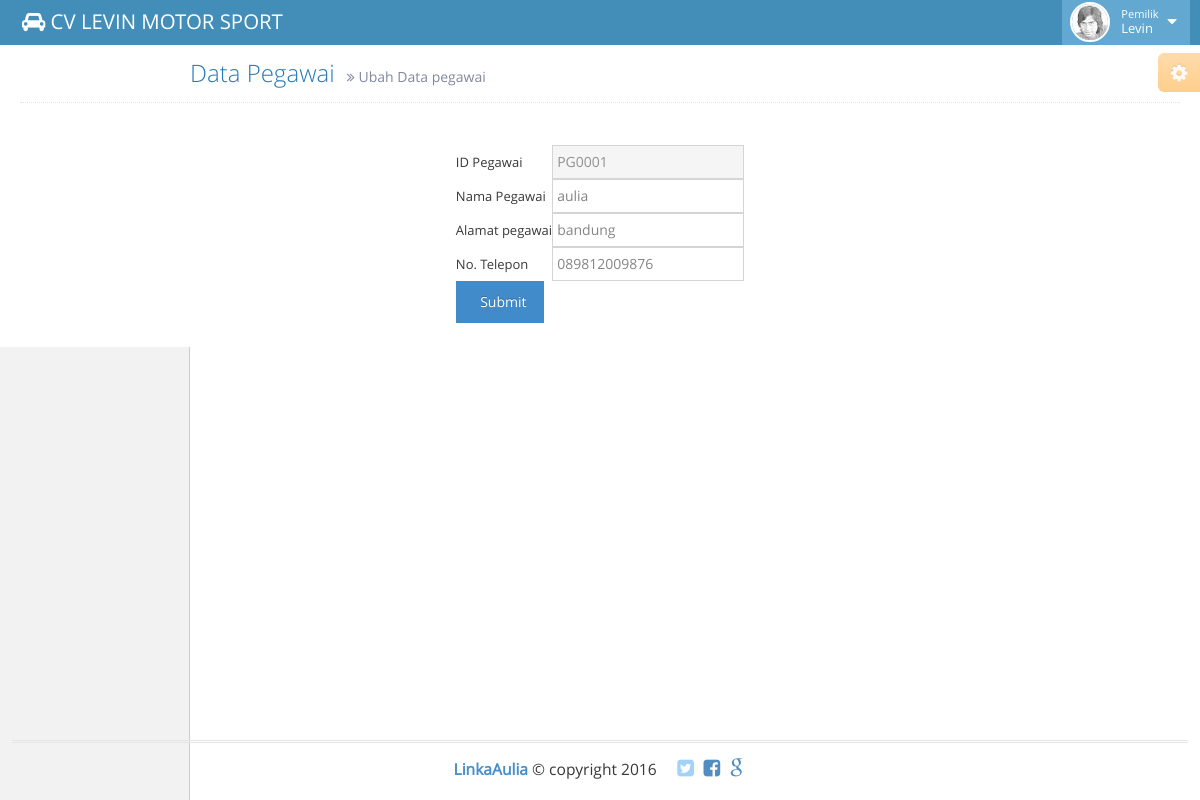
Page /cs/ubah-pegawai.php?id=1 (signed in) on the committed database.
### tables this page shows
CREATE TABLE IF NOT EXISTS `pegawai` (
  `id_pegawai` int(11) NOT NULL AUTO_INCREMENT,
  `nama_pegawai` varchar(30) NOT NULL,
  `alamat_pegawai` varchar(50) NOT NULL,
  `telpon_pegawai` varchar(15) NOT NULL,
  `username` varchar(20) NOT NULL,
  `password` varchar(25) NOT NULL,
  `level` varchar(25) NOT NULL,
  `status` varchar(6) NOT NULL,
  PRIMARY KEY (`id_pegawai`)
);

### sesi.php (called while the page is built, shortened)
<?php
$user_check=$_SESSION['login_user'];
$ses_sql=mysql_query("SELECT * FROM pegawai WHERE username='$user_check'");
$pegawai = mysql_fetch_array($ses_sql);
if ($pegawai['level'] == 01) {
  $bagian = 'Customer Service';
}else
if ($pegawai['level'] == 02) {
  $bagian = 'Gudang';
}else
if ($pegawai['level'] == 03) {
  $bagian = 'Keuangan';
}else
if ($pegawai['level'] == 04) {
  $bagian = 'Kasir';
}else
if ($pegawai['level'] == 05) {
  $bagian = 'Pemilik';
}
?>

### cs/ubah-pegawai.php (the view, shortened to what this page needs)
<?php
include "../sesi.php";
$id_pegawai=$_GET['id'];
$sqlselect="SELECT * FROM pegawai where id_pegawai='$id_pegawai'";
	$result = mysql_query($sqlselect);
	$row=mysql_fetch_array($result);
	$cek=$row['id_pegawai'];
$jno=strlen($cek);
if($jno==1)
{ $no='000'; }
elseif($jno==2)
{ $no='00'; }
elseif($jno==3)
{ $no='0'; }
elseif($jno=4)
{ $no=''; }
$nonono = ('PG').$no.$cek;
?>
<!DOCTYPE html>
<html lang="en">
	<head>
		<link rel="stylesheet" href="../assets/css/jquery-ui.custom.min.css" />
		<link rel="stylesheet" href="../assets/css/chosen.min.css" />
		<link rel="stylesheet" href="../assets/css/datepicker.min.css" />
		<link rel="stylesheet" href="../assets/css/bootstrap-timepicker.min.css" />
		<link rel="stylesheet" href="../assets/css/daterangepicker.min.css" />
		<link rel="stylesheet" href="../assets/css/bootstrap-datetimepicker.min.css" />
		<link rel="stylesheet" href="../assets/css/colorpicker.min.css" />
<?php
include '../assets/sebelum-content.php';
?>
<ul class="breadcrumb">
	<li>
		<a href="#">Pegawai</a>
	</li>
	<li>
		<a href="#">Ubah Data Pegawai</a>
	</li>
</ul>
								<div class="page-header">
									<h1>
										Data Pegawai
										<small>
											<i class="ace-icon fa fa-angle-double-right"></i>
										    Ubah Data pegawai
										</small>
									</h1>
								</div>
								<div class="row">
									<div class="col-xs-12">
                    <form role="form" name="proses-edit-pegawai" method="POST" action="proses-edit-pegawai.php">
  <table align="center">
  	<tr>
  	<td>ID Pegawai</td>
  		<td><input class="form-control" type ="text" name ="id" value="<?=$nonono?>" readonly><input type="hidden" value="<?=$row['id_pegawai'];?>" name="id_pegawai"></td>
  	</tr>
  	<tr>
  	<td>Nama Pegawai</td>
  		<td><input class="form-control" type ="text" name ="nama_pegawai" value="<?php echo $row['nama_pegawai'];?>"></td>
  	</tr>
  	<tr>
  	<td>Alamat pegawai</td>
  		<td><input class="form-control" type ="text" name ="alamat_pegawai" value="<?php echo $row['alamat_pegawai'];?>"></td>
  	</tr>
  	<tr>
  	<td>No. Telepon</td>
  		<td><input class="form-control" type ="text" name ="telpon_pegawai" value="<?php echo $row['telpon_pegawai'];?>"></td>
  	</tr>
  					</div>
  					<div class="panel-body">
  						<div class="input-group has-feedback">
  					<tr><tr>
  					<tr>
  						<td>
  										<button type="submit" name="submit" class="btn btn-primary" value="submit">
  											<span></span>&nbsp;&nbsp;Submit
  										</button>
  									</div>
									</div>
								</div>
<?php
include '../assets/setelah-content.php';
?>
</body>
</html>

### assets/sebelum-content.php (shortened to what this page needs)
<link rel="stylesheet" href="../assets/css/bootstrap.min.css" />
<link rel="stylesheet" href="../assets/font-awesome/4.2.0/css/font-awesome.min.css" />
<link rel="stylesheet" href="../assets/css/ace.min.css" class="ace-main-stylesheet" id="main-ace-style" />
</head>
<body class="no-skin">
	<div id="navbar" class="navbar navbar-default">
		<div class="navbar-container" id="navbar-container">
			<div class="navbar-header pull-left">
				<a href="" class="navbar-brand">
					<small>
						<i class="fa fa-car"></i>
						CV LEVIN MOTOR SPORT
					</small>
				</a>
			</div>
			<div class="navbar-buttons navbar-header pull-right" role="navigation">
				<ul class="nav ace-nav">
					<li class="light-blue">
						<a data-toggle="dropdown" href="#" class="dropdown-toggle">
							<img class="nav-user-photo" src="../assets/avatars/user.jpg" alt="Linka's Photo" />
							<span class="user-info">
								<small><?=$bagian?></small>
									<?=ucfirst($pegawai['nama_pegawai'])?>
							</span>
							<i class="ace-icon fa fa-caret-down"></i>
						</a>
					</li>
				</ul>
			</div>
		</div>
	</div>
	<div class="main-container" id="main-container">
		<div id="sidebar" class="sidebar                  responsive">

### rows in the picture
pegawai: level "Pemilik", nama_pegawai "Levin"
pegawai: id "PG0001", nama_pegawai "aulia", alamat_pegawai "bandung", telpon_pegawai "089812009876"
